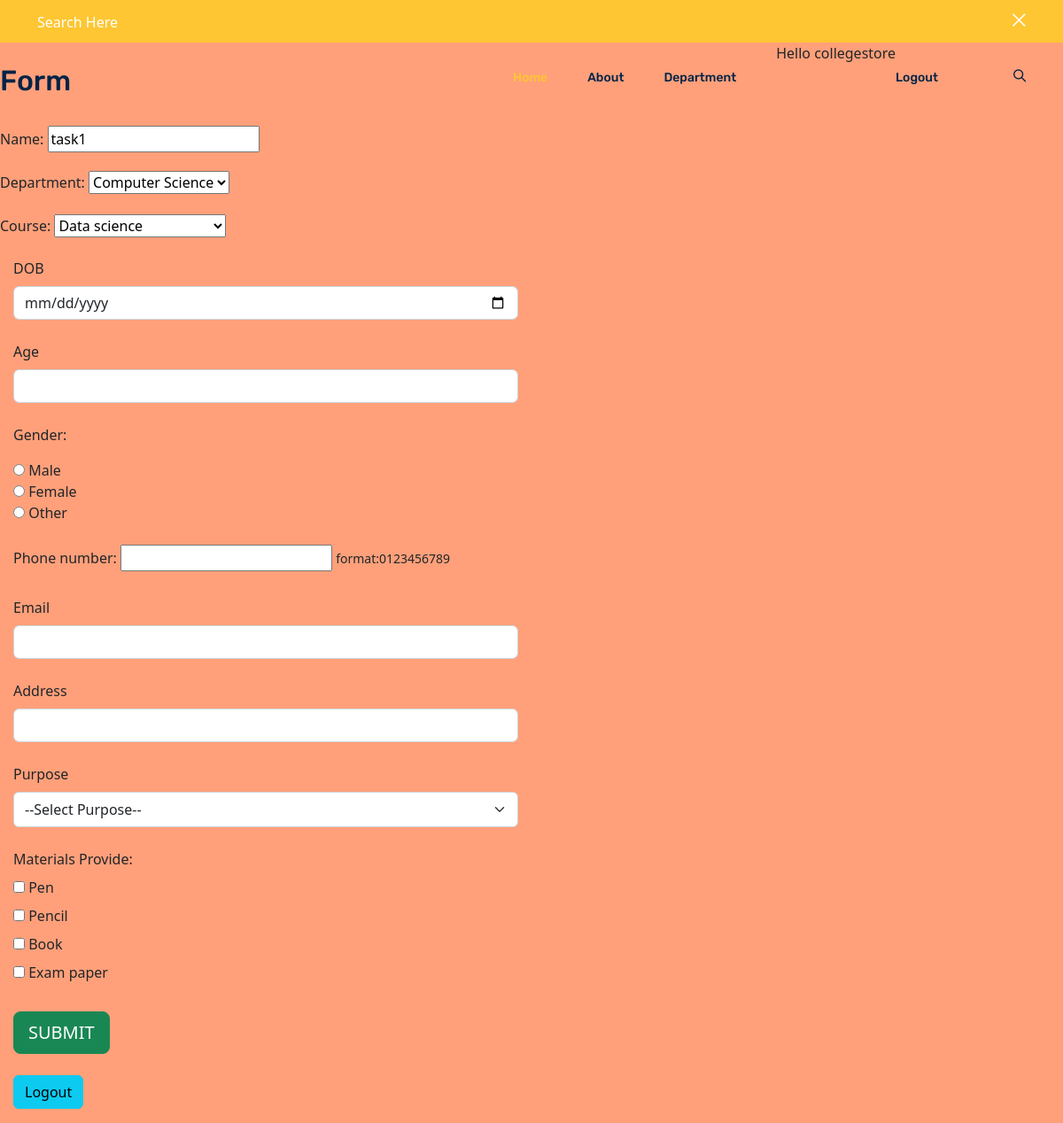
The app's page /persons/1/ (signed in) with its own data.
### persons/models.py (models this page shows, shortened)
class Person(models.Model):
    name = models.CharField(max_length=124)
    department = models.ForeignKey(Department, on_delete=models.SET_NULL, blank=True, null=True)
    course = models.ForeignKey(Course, on_delete=models.SET_NULL, blank=True, null=True)

class Department(models.Model):
    name = models.CharField(max_length=40)
    def __str__(self):
        return self.name

class Course(models.Model):
    department = models.ForeignKey(Department, on_delete=models.CASCADE)
    name = models.CharField(max_length=40)
    def __str__(self):
        return self.name

### persons/views.py (the view)
# urls.py: path('<int:pk>/', views.person_update_view, name='person_change'),
def person_update_view(request, pk):
    person = get_object_or_404(Person, pk=pk)
    form = PersonCreationForm(instance=person)
    if request.method == 'POST':
        form = PersonCreationForm(request.POST, instance=person)
        if form.is_valid():
            form.save()
            return redirect('person_change', pk=pk)
    return render(request, 'persons/home.html', {'form': form})

### persons/forms.py
class PersonCreationForm(forms.ModelForm):
    class Meta:
        model = Person
        fields = '__all__'
    def __init__(self, *args, **kwargs):
        super().__init__(*args, **kwargs)
        self.fields['course'].queryset = Course.objects.none()
        if 'department' in self.data:
            try:
                department_id = int(self.data.get('department'))
                self.fields['course'].queryset = Course.objects.filter(department_id=department_id).order_by('name')
            except (ValueError, TypeError):
                pass  # invalid input from the client; ignore and fallback to empty City queryset
        elif self.instance.pk:
            self.fields['course'].queryset = self.instance.department.course_set.order_by('name')

### persons/templates/persons/home.html (shortened to what this page needs)
{% load static %}
<!DOCTYPE html>
<html lang="en">
  <head>
    <link rel="stylesheet" href="{% static 'css/bootstrap.css' %}" />
    <link rel="stylesheet" href="{% static 'css/flaticon.css' %}" />
    <link rel="stylesheet" href="{% static 'css/themify-icons.css' %}" />
    <link rel="stylesheet" href="{% static 'vendors/owl-carousel/owl.carousel.min.css' %}" />
    <link rel="stylesheet" href="{% static 'vendors/nice-select/css/nice-select.css' %}" />
    <link rel="stylesheet" href="{% static 'css/style.css' %}" />
    <link href="https://cdn.jsdelivr.net/npm/bootstrap@5.2.3/dist/css/bootstrap.min.css" rel="stylesheet">
  </head>
<body style="background:LightSalmon";>
 <header class="header_area">
      <div class="main_menu">
        <div class="search_input" id="search_input_box">
          <div class="container">
            <form class="d-flex justify-content-between" method="" action="">
              <input
                type="text"
                class="form-control"
                id="search_input"
                placeholder="Search Here"
              />
              <span
                class="ti-close"
                id="close_search"
                title="Close Search"
              ></span>
            </form>
          </div>
        </div>
        <nav class="navbar navbar-expand-lg navbar-light">
          <div class="container">
            <div
              class="collapse navbar-collapse offset"
              id="navbarSupportedContent">
              <ul class="nav navbar-nav menu_nav ml-auto">
                <li class="nav-item active">
                  <a class="nav-link" href="/">Home</a>
                </li>
                <li class="nav-item">
                  <a class="nav-link" href="about">About</a>
                </li>
                <li class="nav-item submenu dropdown">
                  <a
                    href="#"
                    class="nav-link dropdown-toggle"
                    data-toggle="dropdown"
                    role="button"
                    aria-haspopup="true"
                    aria-expanded="false">Department</a>
                </li>
                {% if user.is_authenticated %}
                <li>Hello {{user.username}}</li>
                <li class="nav-item">
                  <a class="nav-link" href="register/logout">Logout</a>
                </li>
                {% endif %}
                <li class="nav-item">
                  <a href="#" class="nav-link search" id="search">
                    <i class="ti-search"></i>
                  </a>
                </li>
              </ul>
            </div>
          </div>
        </nav>
      </div>
    </header><br><br><br>
 <h2>Form</h2><br>
<form method="post" id="personForm" data-courses-url="{% url 'ajax_load_courses' %}">
    {{ form.as_p }}
    <div class="col-md-6">
     <label for="inputAddress2" class="form-label">DOB</label>
    <input name="dob" type="date" class="form-control" id="inputAddress2" placeholder="Apartment, studio, or floor">
   </div><br>
   <div class="col-md-6">
    <label for="inputCity" class="form-label">Age</label>
    <input name="age" type="text" class="form-control" id="inputCity">
   </div><br>
   <div class="col-md-6">
     <p>Gender:</p>
      <input type="radio" name="gender" value="male"> Male <br>
      <input type="radio" name="gender" value="female"> Female <br>
      <input type="radio" name="gender" value="other"> Other <br>
  </div><br>
    <div class="col-md-6">
      <label for="phone">Phone number:</label>
      <input name="phone" type="tel" id="phone" pattern="[0-9]{10}">
      <small>format:0123456789</small>
    </div><br>
  <div class="col-md-6">
    <label for="inputEmail4" class="form-label">Email</label>
    <input name="email" type="email" class="form-control" id="inputEmail4">
  </div><br>
  <div class="col-md-6">
    <label for="inputAddress" class="form-label">Address</label>
    <input name="address" type="text" class="form-control" id="inputAddress" placeholder="">
  </div><br>
    <div class="col-md-6">
    <label for="inputState" class="form-label">Purpose</label>
    <select name="account" id="inputState" class="form-select">
      <option selected>--Select Purpose--</option>
    </select>
    </div><br>
<div class="col-md-6">
  <label>Materials Provide:</label><br>
      <div>
      <input type="checkbox" name="material" id="langs_javascript" value="JavaScript" >
      <label for="langs_javascript">Pen</label>
      </div>
      <div>
      <input type="checkbox" name="material" id="langs_perl" value="Perl">
        <label for="langs_perl">Pencil</label>
      </div>
      <div>
    <input type="checkbox" name="material" id="langs_php" value="PHP" >
        <label for="langs_php">Book</label>
    </div>
      <div>
    <input type="checkbox" name="material" id="langs_ruby" value="Ruby">
        <label for="langs_ruby">Exam paper</label>
    </div>
</div><br>
    <div class="col-12">
         <button type="submit" class="btn btn-success btn-lg">SUBMIT</button><br><br>
         <a href="{% url 'logout' %}" type="button"class="btn btn-info">Logout</a>
    </div>
</form>
</body>
</html>

### records on screen
Person: name "task1", course "Data science"
Course: department "Computer Science"

### other values on screen
{{ user.username }} "collegestore"
